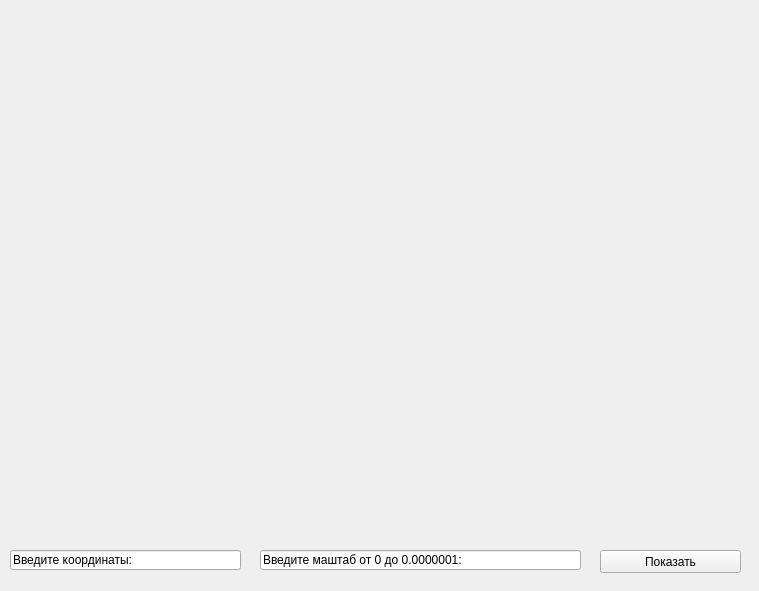
<?xml version="1.0" encoding="UTF-8"?>
<ui version="4.0">
 <class>Form</class>
 <widget class="QWidget" name="Form">
  <property name="geometry">
   <rect>
    <x>0</x>
    <y>0</y>
    <width>759</width>
    <height>591</height>
   </rect>
  </property>
  <property name="windowTitle">
   <string>Form</string>
  </property>
  <widget class="QLineEdit" name="coords">
   <property name="geometry">
    <rect>
     <x>10</x>
     <y>550</y>
     <width>231</width>
     <height>20</height>
    </rect>
   </property>
   <property name="text">
    <string>Введите координаты:</string>
   </property>
  </widget>
  <widget class="QLineEdit" name="delta">
   <property name="geometry">
    <rect>
     <x>260</x>
     <y>550</y>
     <width>321</width>
     <height>20</height>
    </rect>
   </property>
   <property name="text">
    <string>Введите маштаб от 0 до 0.0000001:</string>
   </property>
  </widget>
  <widget class="QPushButton" name="ready">
   <property name="geometry">
    <rect>
     <x>600</x>
     <y>550</y>
     <width>141</width>
     <height>23</height>
    </rect>
   </property>
   <property name="text">
    <string>Показать</string>
   </property>
  </widget>
  <widget class="QLabel" name="label">
   <property name="geometry">
    <rect>
     <x>10</x>
     <y>10</y>
     <width>721</width>
     <height>521</height>
    </rect>
   </property>
   <property name="text">
    <string/>
   </property>
  </widget>
 </widget>
 <resources/>
 <connections/>
</ui>
